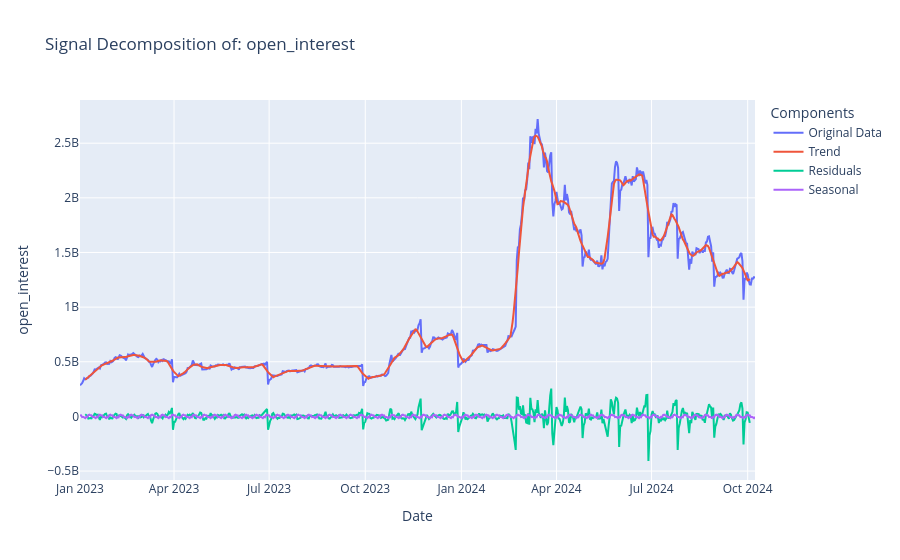

Source (notebook cell):
### Markdown cell above
### 4.4.3. Open Interest

### Code cell
open_interest = signal_decomp(
    cleaned_futures.historical_data["open_interest"], return_results=True
)

### Figure 1 — Plotly figure (JSON) as saved in the notebook; plotly's stock layout.template omitted (floating-point values rounded to 4 significant figures; data arrays with more than 128 entries replaced by an {"elided": "..."} marker saying what was removed)
{"data": [{"mode": "lines", "name": "Original Data", "type": "scatter", "x": {"elided": "647 str values"}, "y": {"elided": "647 float values"}}, {"mode": "lines", "name": "Trend", "type": "scatter", "x": {"elided": "647 str values"}, "y": {"elided": "647 float values"}}, {"mode": "lines", "name": "Residuals", "type": "scatter", "x": {"elided": "647 str values"}, "y": {"elided": "647 float values"}}, {"mode": "lines", "name": "Seasonal", "type": "scatter", "x": {"elided": "647 str values"}, "y": {"elided": "647 float values"}}], "layout": {"legend": {"title": {"text": "Components"}}, "showlegend": true, "title": {"text": "Signal Decomposition of: open_interest"}, "xaxis": {"anchor": "y", "domain": [0, 1], "title": {"text": "Date"}}, "yaxis": {"anchor": "x", "domain": [0, 1], "title": {"text": "open_interest"}}}}
